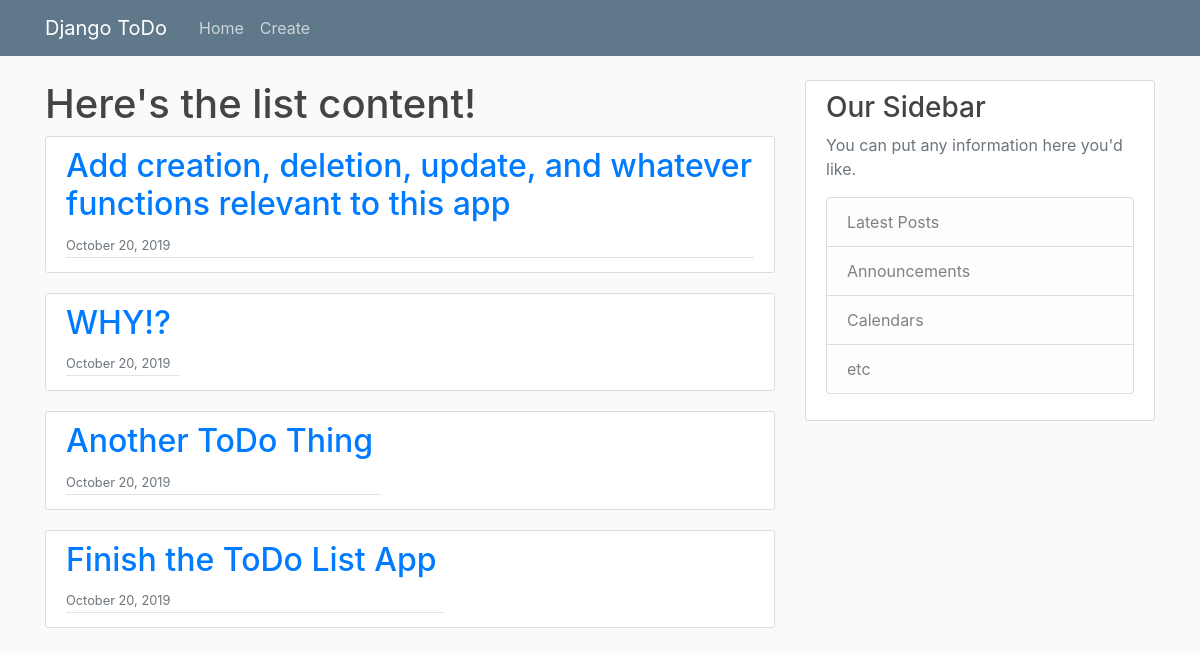
The app's page /, older data.
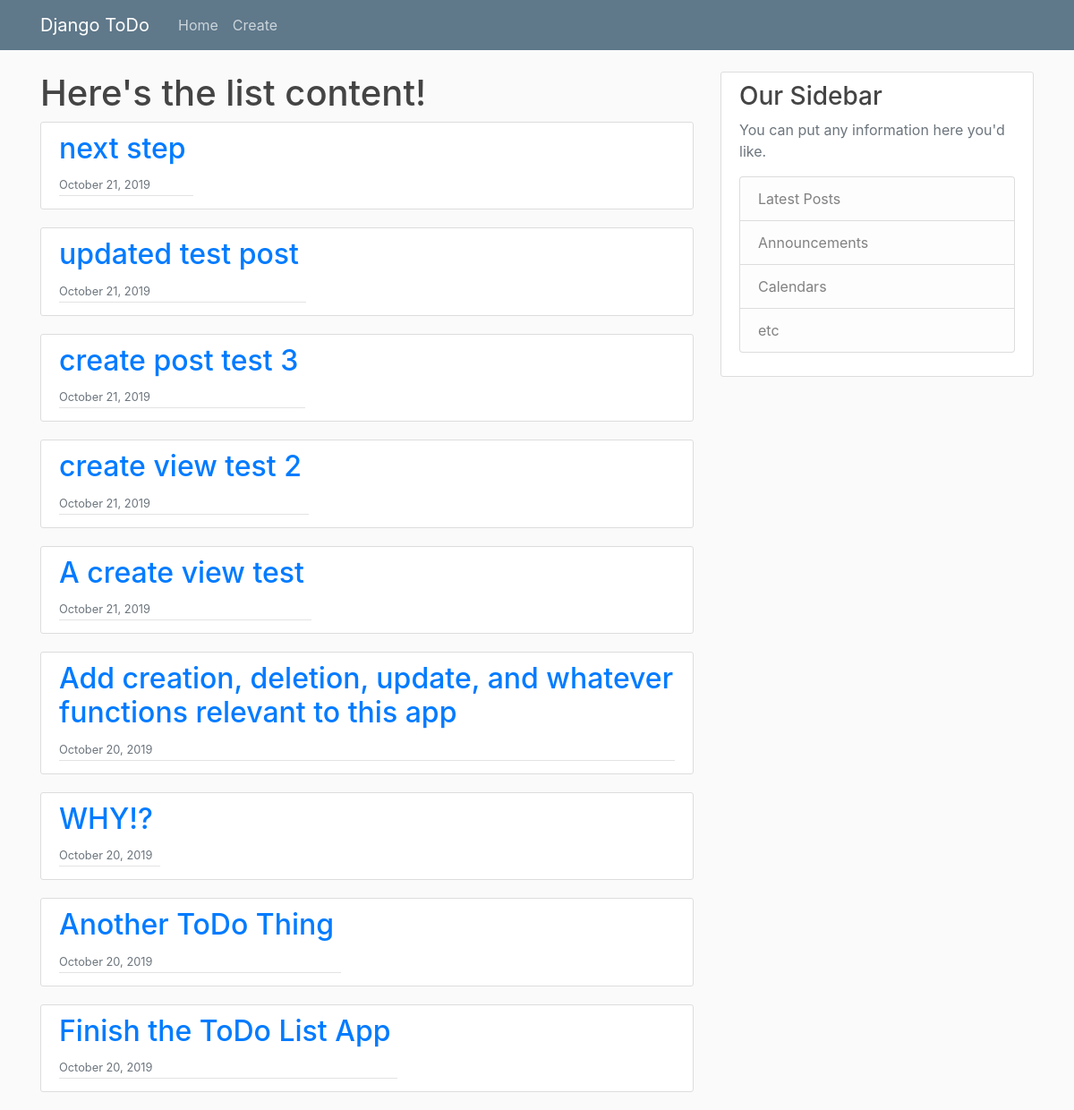
The same page, newer data.
### main/models.py (models this page shows, shortened)
class ToDoList(models.Model):
    title = models.CharField(max_length=256)
    content = models.TextField()
    post_time = models.DateTimeField(auto_now_add=True)
    completed = models.BooleanField(default=False)

### main/views.py (the view)
# urls.py: path('', ToDoListView.as_view(), name='todo_listview'),
class ToDoListView(ListView):
    model = ToDoList
    paginate_by = 10
    ordering = ['-post_time']

### main/templates/main/todolist_list.html (shortened to what this page needs)
{% extends "main/base.html" %}
{% block content %}
<h1>Here's the list content!</h1>
    {% for post in object_list %}
        <artiicle class="media content-section">
            <div class="article-metadata">
                <h2>
                    <a href="{% url 'todo_detail' post.id %}" class="mr-2">{{ post.title }}</a>
                </h2>
                <small class="text-muted">{{ post.post_time|date:"F d, Y" }}</small>
            </div>
        </artiicle>
    {% endfor %}
{% endblock content %}

### main/templates/main/base.html (shortened to what this page needs)
<!DOCTYPE html>
{% load static %}
<html>
    <head>
        <link rel="stylesheet" href="https://stackpath.bootstrapcdn.com/bootstrap/4.3.1/css/bootstrap.min.css"
>
        <link rel="stylesheet" type="text/css" href="{% static 'main/main.css' %}">
    </head>
    <body>
        <header class="site-header">
        <nav class="navbar navbar-expand-md navbar-dark bg-steel fixed-top">
            <div class="container">
                <a class="navbar-brand mr-4" href="{% url 'todo_listview' %}">Django ToDo</a>
                <div class="collapse navbar-collapse" id="navbarToggle">
                    <div class="navbar-nav mr-auto">
                        <a class="nav-item nav-link" href="{% url 'todo_listview' %}">Home</a>
                        <a class="nav-item nav-link" href="{% url 'todo_create' %}">Create</a>
                    </div>
                </div>
            </div>
        </nav>
        </header>
        <main role="main" class="container">
            <div class="row">
                <div class="col-md-8">
                    {% block content %}{% endblock %}
                </div>
                <div class="col-md-4">
                    <div class="content-section">
                        <h3>Our Sidebar</h3>
                        <p class='text-muted'>You can put any information here you'd like.
                            <ul class="list-group">
                                <li class="list-group-item list-group-item-light">Latest Posts</li>
                                <li class="list-group-item list-group-item-light">Announcements</li>
                                <li class="list-group-item list-group-item-light">Calendars</li>
                                <li class="list-group-item list-group-item-light">etc</li>
                            </ul>
                        </p>
                    </div>
                </div>
            </div>
        </main>
    </body>
</html>

### main/static/main/main.css (style rules this page uses)
body { background: #fafafa; color: #333333; margin-top: 5rem; }
h1, h2, h3, h4, h5, h6 { color: #444444; }
ul { margin: 0; }
.bg-steel { background-color: #5f788a; }
.site-header .navbar-nav .nav-link { color: #cbd5db; }
.content-section { background: #ffffff; padding: 10px 20px; border: 1px solid #dddddd; border-radius: 3px; margin-bottom: 20px; }
.article-metadata { padding-bottom: 1px; margin-bottom: 4px; border-bottom: 1px solid #e3e3e3 }

Row changes from the older to the newer data that the page shows:
added ToDoList: title "next step", post_time "October 21, 2019"
added ToDoList: title "updated test post", post_time "October 21, 2019"
added ToDoList: title "create post test 3", post_time "October 21, 2019"
added ToDoList: title "create view test 2", post_time "October 21, 2019"
added ToDoList: title "A create view test", post_time "October 21, 2019"
